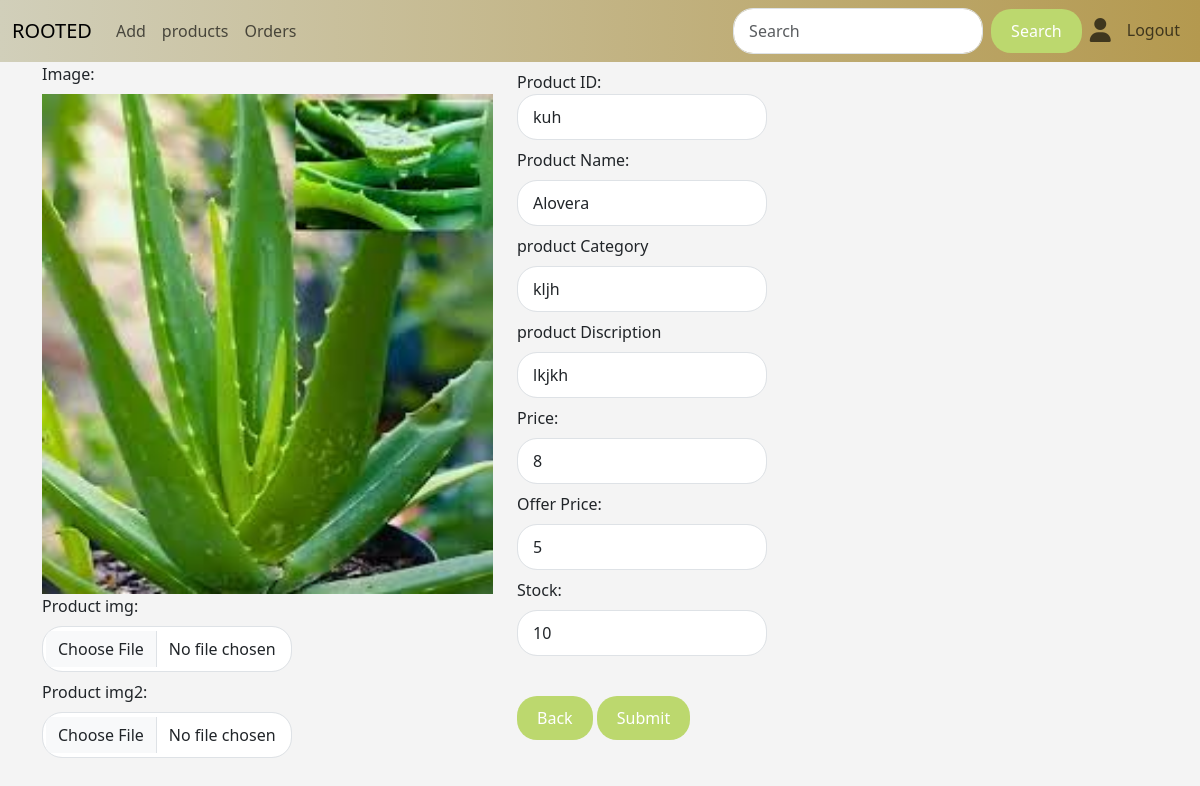
The app's page /update_prd/2, older data.
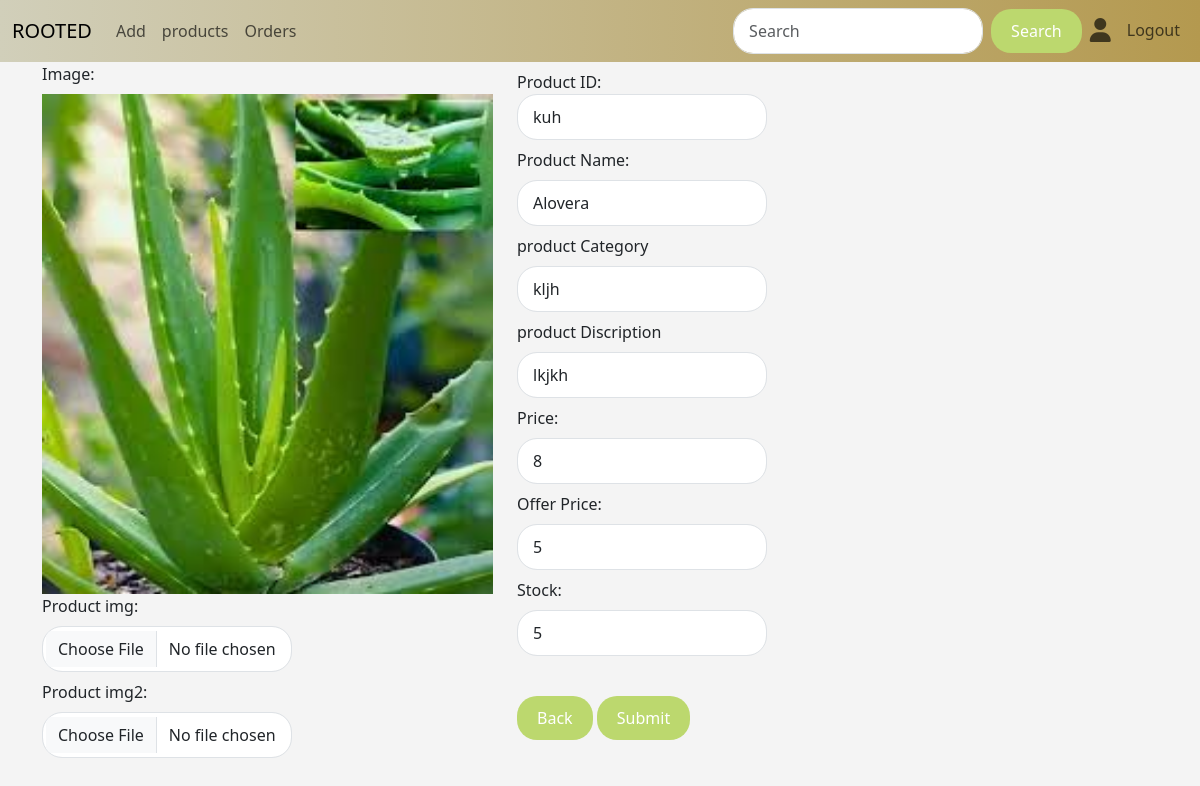
The same page, newer data.
### app/models.py (models this page shows, shortened)
class Plants(models.Model):
    p_id=models.TextField()
    name=models.TextField()
    p_catg=models.TextField()
    p_dis=models.TextField()
    price=models.IntegerField()
    offer_price=models.IntegerField()
    img=models.FileField()
    img2=models.FileField()
    stock=models.IntegerField()
    catg=models.ForeignKey(Category,on_delete=models.CASCADE)
    mcatg=models.ForeignKey(Main_cat,on_delete=models.CASCADE)

### app/views.py (the view)
# urls.py: path('update_prd/<pid>',views.update_prd),
def update_prd(req,pid):
    data=Plants.objects.get(pk=pid)
    if req.method=='POST':
        p_id=req.POST['p_id']
        name=req.POST['name']
        p_catg=req.POST['p_catg']
        p_dis=req.POST['p_dis']
        price=req.POST['price']
        offer_price=req.POST['offer_price']
        stock=req.POST['stock']
        img= req.FILES.get('img')
        img2=req.FILES.get('img2')
        if img:
            data=Plants.objects.filter(pk=pid).update(p_id=p_id,name=name,p_catg=p_catg,p_dis=p_dis,price=price,offer_price=offer_price,stock=stock,img=img)
        elif img2:
            data=Plants.objects.filter(pk=pid).update(p_id=p_id,name=name,p_catg=p_catg,p_dis=p_dis,price=price,offer_price=offer_price,stock=stock,img2=img2)
        else:
            data=Plants.objects.filter(pk=pid).update(p_id=p_id,name=name,p_catg=p_catg,p_dis=p_dis,price=price,offer_price=offer_price,stock=stock)
        return redirect(view_prdts)
    else:
        data1=Category.objects.all()
        data2=Main_cat.objects.all()
        return render(req,'admin/update.html',{'data':data,'data1':data1,'dcta2':data2})

### templates/admin/update.html (shortened to what the changed rows need)
<!DOCTYPE html>
<html lang="en">
<head>
    {% load static %}
    <link rel="stylesheet" href="https://cdnjs.cloudflare.com/ajax/libs/font-awesome/6.6.0/css/all.min.css">
    <link href="https://cdn.jsdelivr.net/npm/bootstrap@5.3.3/dist/css/bootstrap.min.css" rel="stylesheet">
    <link rel="stylesheet" href="{% static 'css/style.css'%}">
</head>
<body>
<div class="form-container">
  <div>
  <form action="" method="post" enctype="multipart/form-data">
<div class="container">
  <div class="row">
      <div class="col-lg-5">
          <div class="mb-2">
              <label for="img" class="form-label">Image:</label>
              <img src="{{data.img.url}}" alt="" style="width: 100% ;height: 500px;">
              <div class="mb-2">
                <label for="prd_name" class="form-label">Product img:</label>
                <input type="file" class="form-control" placeholder=" Product img" name="img">
              </div>
              <div class="mb-2">
                <label for="prd_name" class="form-label">Product img2:</label>
                <input type="file" class="form-control" placeholder=" Product img2" name="img2">
              </div>
            </div>
      </div>
      <div class="col-lg-7">
          <div class="mb-2 mt-2">
              <label for="prod_id" class="">Product ID:</label>
              <input type="text" class="form-control" placeholder=" Product id" name="p_id" value="{{data.p_id}}">
            </div>
            <div class="mb-2">
              <label for="prd_name" class="form-label">Product Name:</label>
              <input type="text" class="form-control" placeholder=" Product name" name="name" value="{{data.name}}">
            </div>
            <div class="mb-2">
              <label for="price" class="form-label">product Category</label>
              <input type="text" class="form-control" placeholder="Plant type" name="p_catg" value="{{data.p_catg}}">
            </div>
            <div class="mb-2">
              <label for="price" class="form-label">product Discription</label>
              <input type="text" class="form-control" placeholder="Plant type" name="p_dis" value="{{data.p_dis}}">
            </div>
            <div class="mb-2">
              <label for="price" class="form-label">Price:</label>
              <input type="number" class="form-control" placeholder=" Product price" name="price" value="{{data.price}}">
            </div>
            <div class="mb-2">
              <label for="price" class="form-label">Offer Price:</label>
              <input type="number" class="form-control" placeholder=" Product price" name="offer_price" value="{{data.offer_price}}">
            </div>
            <div class="mb-2">
              <label for="stock" class="form-label">Stock:</label>
              <input type="number" class="form-control" placeholder="stock" name="stock" value="{{data.stock}}">
            </div>
      </div>
  </div>
</div>
</form>
</div>
</div>
    </body>
</html>

Row changes from the older to the newer data that the page shows:
changed Plants "kuh": stock "10" → "5"
